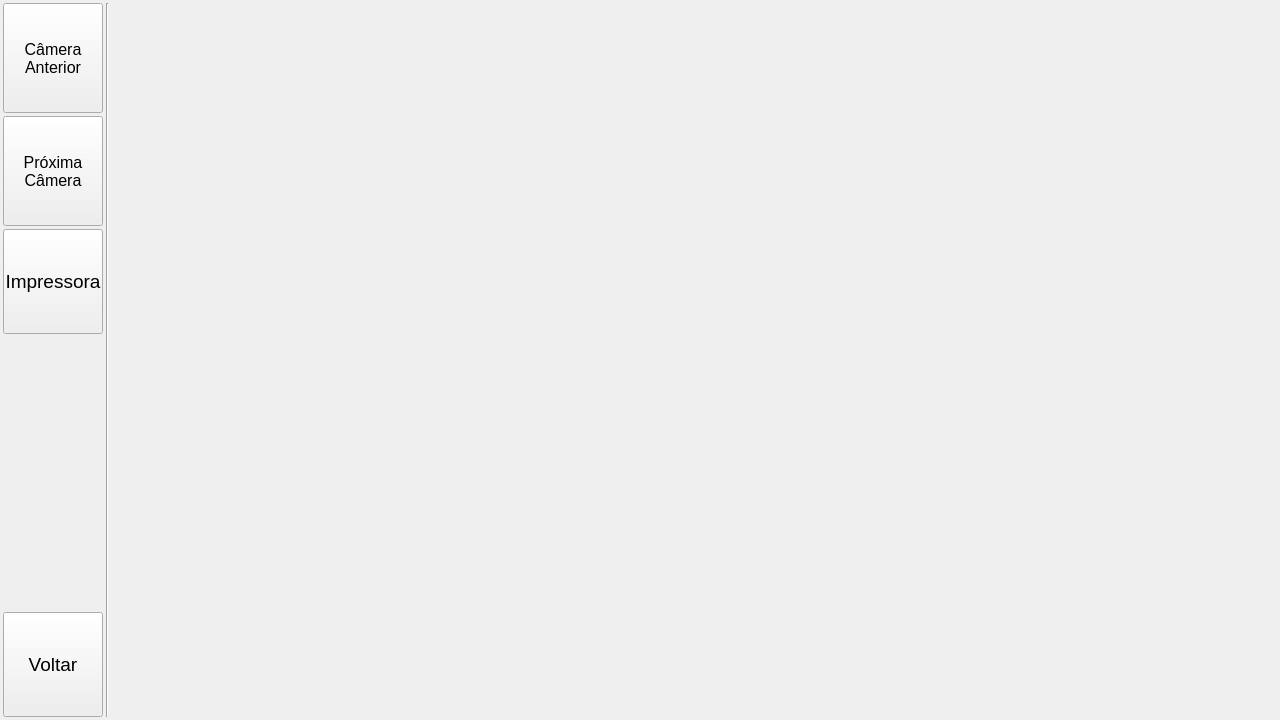
<?xml version="1.0" encoding="UTF-8"?>
<ui version="4.0">
 <class>FormNewProduct</class>
 <widget class="QWidget" name="FormNewProduct">
  <property name="geometry">
   <rect>
    <x>0</x>
    <y>0</y>
    <width>1280</width>
    <height>720</height>
   </rect>
  </property>
  <property name="windowTitle">
   <string>Form</string>
  </property>
  <layout class="QHBoxLayout" name="horizontalLayout" stretch="0,0,1">
   <property name="spacing">
    <number>3</number>
   </property>
   <property name="leftMargin">
    <number>3</number>
   </property>
   <property name="topMargin">
    <number>3</number>
   </property>
   <property name="rightMargin">
    <number>3</number>
   </property>
   <property name="bottomMargin">
    <number>3</number>
   </property>
   <item>
    <layout class="QVBoxLayout" name="verticalLayout_3">
     <item>
      <widget class="ButtonBeR" name="btn_btn_prev">
       <property name="minimumSize">
        <size>
         <width>100</width>
         <height>110</height>
        </size>
       </property>
       <property name="maximumSize">
        <size>
         <width>100</width>
         <height>110</height>
        </size>
       </property>
       <property name="font">
        <font>
         <pointsize>12</pointsize>
        </font>
       </property>
       <property name="focusPolicy">
        <enum>Qt::NoFocus</enum>
       </property>
       <property name="text">
        <string>Câmera
Anterior</string>
       </property>
       <property name="icon">
        <iconset resource="../res/icons.qrc">
         <normaloff>:/icons/arrow-left.png</normaloff>:/icons/arrow-left.png</iconset>
       </property>
       <property name="iconSize">
        <size>
         <width>24</width>
         <height>24</height>
        </size>
       </property>
       <property name="bgIcon">
        <iconset resource="../res/icons.qrc">
         <normaloff>:/icons/bt-blank.png</normaloff>
         <normalon>:/icons/bt-blank_pressed.png</normalon>:/icons/bt-blank.png</iconset>
       </property>
       <property name="bgIconSize">
        <size>
         <width>70</width>
         <height>70</height>
        </size>
       </property>
      </widget>
     </item>
     <item>
      <widget class="ButtonBeR" name="btn_next">
       <property name="minimumSize">
        <size>
         <width>100</width>
         <height>110</height>
        </size>
       </property>
       <property name="maximumSize">
        <size>
         <width>100</width>
         <height>110</height>
        </size>
       </property>
       <property name="font">
        <font>
         <pointsize>12</pointsize>
        </font>
       </property>
       <property name="focusPolicy">
        <enum>Qt::NoFocus</enum>
       </property>
       <property name="text">
        <string>Próxima
Câmera</string>
       </property>
       <property name="icon">
        <iconset resource="../res/icons.qrc">
         <normaloff>:/icons/arrow-right.png</normaloff>:/icons/arrow-right.png</iconset>
       </property>
       <property name="iconSize">
        <size>
         <width>24</width>
         <height>24</height>
        </size>
       </property>
       <property name="bgIcon">
        <iconset resource="../res/icons.qrc">
         <normaloff>:/icons/bt-blank.png</normaloff>
         <normalon>:/icons/bt-blank_pressed.png</normalon>:/icons/bt-blank.png</iconset>
       </property>
       <property name="bgIconSize">
        <size>
         <width>70</width>
         <height>70</height>
        </size>
       </property>
      </widget>
     </item>
     <item>
      <widget class="ButtonBeR" name="btn_printer">
       <property name="minimumSize">
        <size>
         <width>100</width>
         <height>105</height>
        </size>
       </property>
       <property name="maximumSize">
        <size>
         <width>100</width>
         <height>105</height>
        </size>
       </property>
       <property name="font">
        <font>
         <pointsize>14</pointsize>
        </font>
       </property>
       <property name="text">
        <string>Impressora</string>
       </property>
       <property name="icon">
        <iconset resource="../res/icons.qrc">
         <normaloff>:/icons/printer.png</normaloff>:/icons/printer.png</iconset>
       </property>
       <property name="iconSize">
        <size>
         <width>32</width>
         <height>32</height>
        </size>
       </property>
       <property name="bgIcon">
        <iconset resource="../res/icons.qrc">
         <normaloff>:/icons/bt-blank.png</normaloff>
         <normalon>:/icons/bt-blank_pressed.png</normalon>:/icons/bt-blank.png</iconset>
       </property>
       <property name="bgIconSize">
        <size>
         <width>80</width>
         <height>80</height>
        </size>
       </property>
      </widget>
     </item>
     <item>
      <spacer name="verticalSpacer_2">
       <property name="orientation">
        <enum>Qt::Vertical</enum>
       </property>
       <property name="sizeHint" stdset="0">
        <size>
         <width>20</width>
         <height>40</height>
        </size>
       </property>
      </spacer>
     </item>
     <item>
      <widget class="ButtonBeR" name="btn_return">
       <property name="minimumSize">
        <size>
         <width>100</width>
         <height>105</height>
        </size>
       </property>
       <property name="maximumSize">
        <size>
         <width>100</width>
         <height>105</height>
        </size>
       </property>
       <property name="font">
        <font>
         <pointsize>14</pointsize>
        </font>
       </property>
       <property name="focusPolicy">
        <enum>Qt::NoFocus</enum>
       </property>
       <property name="text">
        <string>Voltar</string>
       </property>
       <property name="icon">
        <iconset resource="../res/icons.qrc">
         <normaloff>:/icons/arrow_backward.png</normaloff>:/icons/arrow_backward.png</iconset>
       </property>
       <property name="iconSize">
        <size>
         <width>24</width>
         <height>24</height>
        </size>
       </property>
       <property name="bgIcon">
        <iconset resource="../res/icons.qrc">
         <normaloff>:/icons/bt-blank.png</normaloff>
         <normalon>:/icons/bt-blank_pressed.png</normalon>:/icons/bt-blank.png</iconset>
       </property>
       <property name="bgIconSize">
        <size>
         <width>80</width>
         <height>80</height>
        </size>
       </property>
      </widget>
     </item>
    </layout>
   </item>
   <item>
    <widget class="Line" name="line">
     <property name="orientation">
      <enum>Qt::Vertical</enum>
     </property>
    </widget>
   </item>
   <item>
    <widget class="QFrame" name="widget_content">
     <property name="frameShape">
      <enum>QFrame::NoFrame</enum>
     </property>
     <property name="frameShadow">
      <enum>QFrame::Raised</enum>
     </property>
     <layout class="QVBoxLayout" name="verticalLayout">
      <property name="spacing">
       <number>0</number>
      </property>
      <property name="leftMargin">
       <number>0</number>
      </property>
      <property name="topMargin">
       <number>0</number>
      </property>
      <property name="rightMargin">
       <number>0</number>
      </property>
      <property name="bottomMargin">
       <number>0</number>
      </property>
     </layout>
    </widget>
   </item>
  </layout>
 </widget>
 <customwidgets>
  <customwidget>
   <class>ButtonBeR</class>
   <extends>QPushButton</extends>
   <header>buttonber.h</header>
  </customwidget>
 </customwidgets>
 <resources>
  <include location="../res/icons.qrc"/>
 </resources>
 <connections/>
</ui>
